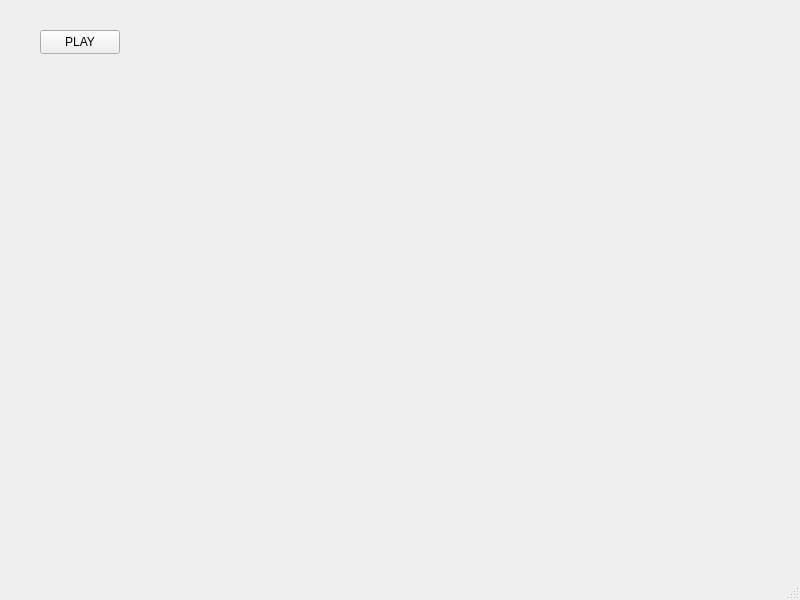
<?xml version="1.0" encoding="UTF-8"?>
<ui version="4.0">
 <class>MainWindow</class>
 <widget class="QMainWindow" name="MainWindow">
  <property name="geometry">
   <rect>
    <x>0</x>
    <y>0</y>
    <width>800</width>
    <height>600</height>
   </rect>
  </property>
  <property name="windowTitle">
   <string>MainWindow</string>
  </property>
  <widget class="QWidget" name="centralwidget">
   <widget class="QPushButton" name="pushButton">
    <property name="geometry">
     <rect>
      <x>40</x>
      <y>30</y>
      <width>80</width>
      <height>24</height>
     </rect>
    </property>
    <property name="text">
     <string>PLAY</string>
    </property>
   </widget>
  </widget>
  <widget class="QStatusBar" name="statusbar"/>
 </widget>
 <resources/>
 <connections/>
</ui>
